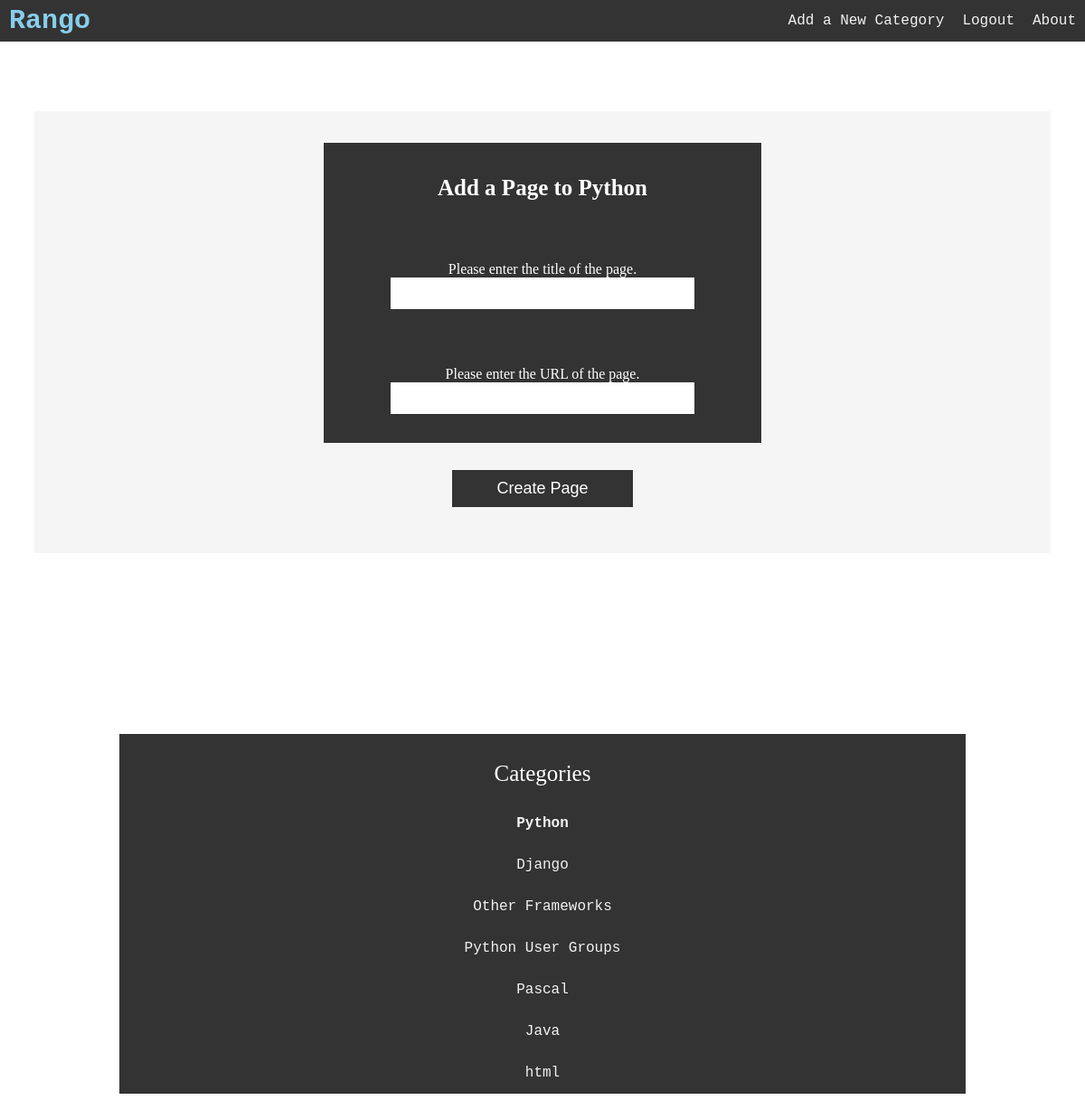
/rango/category/python/add_page/ (signed in), run on the app's committed database.
### rango/models.py (models this page shows, shortened)
class Category(models.Model):
    name = models.CharField(max_length=128, unique=True)
    views = models.IntegerField(default=0)
    likes = models.IntegerField(default=0)
    slug = models.SlugField(blank=True, unique=True)
    class Meta:
        verbose_name_plural = 'categories'

### rango/views.py (the view, shortened to what this page needs)
# urls.py: url(r'^category/(?P<category_name_slug>[\w\-]+)/add_page/$', views.add_page, name='add_page'),
@login_required
def add_page(request, category_name_slug):
    try:
        category = Category.objects.get(slug=category_name_slug)
    except Category.DoesNotExist:
        category = None
    form = PageForm()
    context_dict = {'form': form, 'category': category}
    return render(request, 'rango/add_page.html', context_dict)

### rango/forms.py (shortened to what this page needs)
class PageForm(forms.ModelForm):
    title = forms.CharField(max_length=128, help_text="Please enter the title of the page.")
    url = forms.URLField(max_length=200, help_text="Please enter the URL of the page.")
    views = forms.IntegerField(widget=forms.HiddenInput(), initial=0)
    class Meta:
        model = Page
        exclude = ('category',)

### rango/templatetags/rango_template_tags.py (called while the page is built)
@register.inclusion_tag('rango/cats.html')
def get_category_list(cat=None):
    return {'cats': Category.objects.all(),
            'act_cat': cat}

### templates/rango/add_page.html (shortened to what this page needs)
﻿{% extends 'rango/base.html' %}
{% load staticfiles %}
{% block body_block %}
<div class="row">
    <div class="bblock">
                {% if category %}
        <h1>Add a Page to {{category.name}}</h1>
        </div>
            <form id="page_form" method="post" action="/rango/category/{{ category.slug }}/add_page/">
                {% for field in form.visible_fields %}
                <div class="bblock">
                    {{ field.help_text }}
                    {{ field }}
                </div>
                {% endfor %}
                <button class="button" type="submit" name="submit"><span>Create Page</span></button>
            </form>
                {% else %}
                    The specified category does not exist!
                {% endif%}
    </div>
{% endblock %}

### templates/rango/cats.html
<div class="catbar">
<p>Categories</p> </br>
{% if cats %}
	{% for c in cats %}
        {% if c == act_cat %}
		<strong>
			<a href="{% url 'show_category' c.slug %}">{{ c.name }}</a>
		</strong>
        {% else %}
            <a href="{% url 'show_category' c.slug %}">{{ c.name }}</a>
        {% endif %}
	{% endfor %}
{% else %}
    <li><strong>There are no categories present.</strong></li>
{% endif %}
</div>

### static/css/stylesheet.css (style rules this page uses)
body { box-sizing: border-box; margin:0; font-family: Trebuchet MS; }
.bblock { background-color: #333; text-align: center; width: 40%; padding: 3%; height: max-content; margin: auto; overflow: hidden; min-width: 200px; }
.row { color: white; padding: 3%; padding-left: 3%; padding-right: 3%; margin: 2%; margin-top: 60px; background: whitesmoke; }
.row h1, h2 { margin: auto; padding: 1%; font-size: 25px; text-align: center; }
.row:after { content: ""; display: table; clear: both; }
.catbar { overflow: hidden; background-color: #333; position: static; width: 80%; top: 5%; margin: 10%; }
.catbar p { margin:auto; margin-top: 30px; padding: 0px; font-size: 25px; color: white; text-align: center; }
.catbar a { font-family: Courier New; float: none; display: block; color: #f2f2f2; text-align: center; font-size: 16px; padding: 14px 10px; text-decoration: none; }
.button { background-color: #333; border: none; color: white; text-align: center; font-size: 18px; padding: 10px; width: 200px; transition: all 0.5s; cursor: pointer; margin: auto; margin-top: 30px; align-self: center; display: block; }
.button span { cursor: pointer; display: inline-block; position: relative; transition: 0.5s; }
.button span:after { content: '\00bb'; position: absolute; text-align: center; float: none; opacity: 0; top: 0; right: -20px; transition: 0.5s; }
input { border: 0px; padding: 10px; width: 80%; }

### data on the page
Category: name "Python"
Category: name "Django"
Category: name "Other Frameworks"
Category: name "Python User Groups"
Category: name "Pascal"
Category: name "Java"
Category: name "html"

### other printed values
{{ field.help_text }} "Please enter the title of the page." "Please enter the URL of the page."
